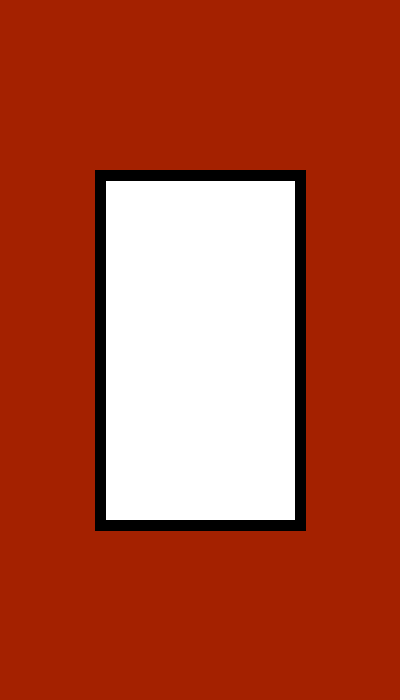
Frame 1 (no input)
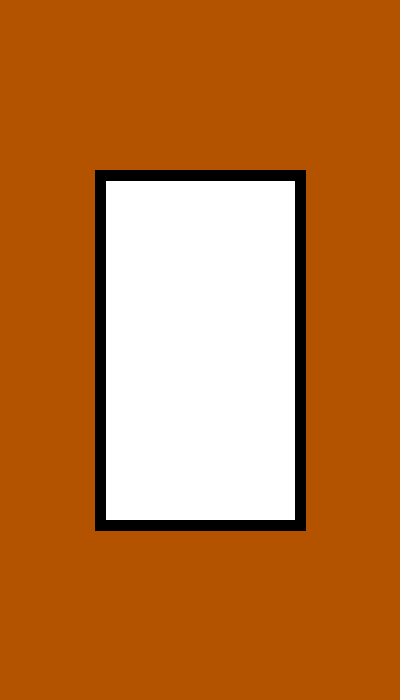
Frame 60 (the mouse pressed at the canvas centre just before this capture)
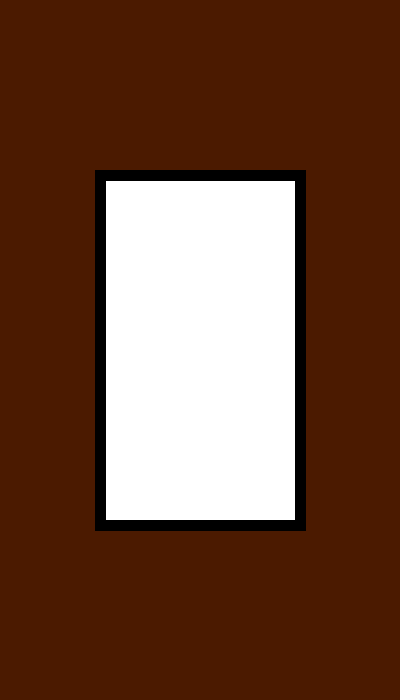
Frame 120 (the mouse held since frame 60 and released just before this capture)

The Processing sketch that drew these frames (run headless with seeded random() and noise(); from frame 60 on, the mouse is pressed at the canvas centre):

// Processing sketch: Hello_World
// ── Hello_World.pde
//Global Variables
int appWidth, appHeight; //Int= interger val.
float centerX, centerY, xStart, yStart, widthRect, heightRect; //float = Decimal Val.
color blackNightMode=#000000; //hexidecimal
float thin, normal, thick;
//
void setup() {
  //Declaring Display Geometry: landscape, square, potrait
  size(400, 700); //Able to deploy with efullscreen();      
  appWidth = width;
  appHeight = height;
  //
  //Concatenation , -or- +
  println("\t\t\tWidth="+width, "\tHeight="+height);
  println("Display Monitor:", "\twidth:"+displayWidth, "height:"+displayHeight);
  //
  String ls="landscapes or Square", p="potrait", DO="Display Orientation", instruct ="Breh, turn your phon";
  //
  if ( appWidth >= appHeight ) { //Declaring Landscape & Square 
    println(instruct);
  } else {
    println("Display: Good to Go");
    if ( appWidth > displayWidth ) { //Fitting CANVAS into Monitor display} else {
    appWidth=0;
    appHeight=0;
    println("STOP, is broken");
    } else {
      //Empty ELSE
    }
  } 
  //Population
  centerX = width * 1/2;
  centerY = height *1/2;
  xStart = centerX - (width * 1/4); 
  yStart = centerY - (height * 1/4);
  widthRect = width * 1/2;
  heightRect = height * 1/2;
  thin = appWidth / appWidth; //1
  normal = appWidth * 1/70;
  thick = appWidth * 1/35;
} //End setup
//

void draw() {
  // New Background Function "Covers" old gray scale background()
  // Night mode means backgroubd cannot have blue // change randome for night mode, hard core "0"
  background(100); //Gray Scale (0-255) & Blue Issue for night mode
  //
  background( color( random(0 , 255), random(0 , 130), random(0 , 0) ) ); // Color without blue
  //
  //background( blackNightMode );
  strokeWeight( thick );
  rect(xStart, yStart, widthRect, heightRect);
  strokeWeight(1); //default reset
} //End draw
//
void keyPressed() {} //End keyPressed
//
void mousePressed() {} //End mousePressed
//
//End Main Program
